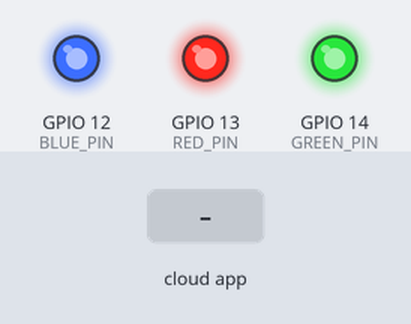
Bench run of a program on a simulated ESP8266 (NodeMCU). Parts: output pins drawn as LEDs (lit = HIGH). Inputs (shaded band) come from the test bench. WiFi joins after 1.5 s; servers stay silent unless stated; the Firebase database answers and starts empty; what the program prints to the serial monitor is not drawn.

Above: at 2.7 s.
2.8 s: the phone or cloud app sets led to red
At 3.5 s:
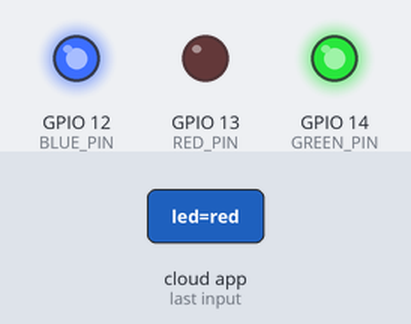
4.3 s: the phone or cloud app sets led to green
At 4.8 s:
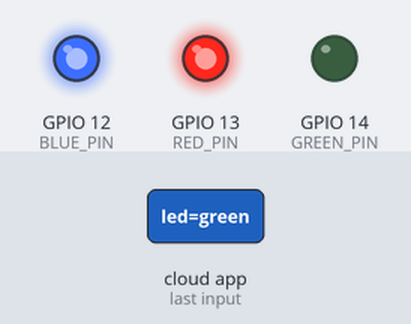
5.8 s: the phone or cloud app sets led to blue
At 7.2 s:
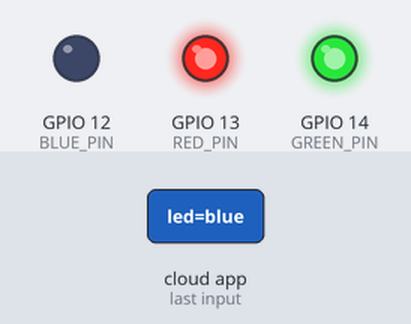
Timing chart, 0 to 8.8 s (numbered marks = the images above; inputs shaded):
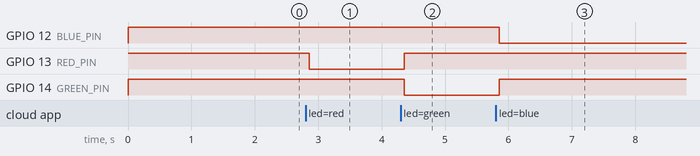

Measured:
- after the input at 2.8 s, GPIO 13 (RED_PIN): HIGH → LOW after 0.05 s
- after the input at 4.3 s, GPIO 13 (RED_PIN): LOW → HIGH after 0.06 s; GPIO 14 (GREEN_PIN): HIGH → LOW after 0.06 s
- after the input at 5.8 s, GPIO 12 (BLUE_PIN): HIGH → LOW after 0.06 s; GPIO 14 (GREEN_PIN): LOW → HIGH after 0.06 s

The program:

main.cpp
```cpp
#include <Arduino.h>
#include <ESP8266WiFi.h>
#include <ESP8266HTTPClient.h>
#include <ESP8266WebServer.h>
#include <FirebaseArduino.h>

// WiFi configs
#define WIFI_SSID "SSID"
#define WIFI_PASSWORD "PASSWORD"
// Firebase configs
// Change "example" to the ID of the project
// If you link to the admin panel looking like this
// https://console.firebase.google.com/project/myfirebaseproject-b6c78/overview
// then FIREBASE_HOST will look like this
// "myfirebaseproject-b6c78.firebaseio.com"
#define FIREBASE_HOST "example.firebaseio.com"

#define RED_PIN 13
#define GREEN_PIN 14
#define BLUE_PIN 12

String prevLedVal;

void ledOn(byte pin){
  digitalWrite(pin, LOW);
}

void ledOff(byte pin){
  digitalWrite(pin, HIGH);
}

void ledsOff(){
  ledOff(RED_PIN);
  ledOff(GREEN_PIN);
  ledOff(BLUE_PIN);
  Serial.println("All leds OFF");
}

void redLedOn(){
  ledOn(RED_PIN);
  Serial.println("Red led ON");
}

void greenLedOn(){
  ledOn(GREEN_PIN);
  Serial.println("Green led ON");
}

void blueLedOn(){
  ledOn(BLUE_PIN);
  Serial.println("Blue led ON");
}

void setup(){
  // Starting serial port
  Serial.begin(115200);
  // Init pin
  pinMode(RED_PIN, OUTPUT);
  pinMode(GREEN_PIN, OUTPUT);
  pinMode(BLUE_PIN, OUTPUT);
  ledsOff();
  // Connecting to the WiFi
  WiFi.begin(WIFI_SSID, WIFI_PASSWORD);
  Serial.print("Connecting");
  while (WiFi.status() != WL_CONNECTED) {
    // Printing single dot to the console and waiting
    // while status will changed to the WL_CONNECTED
    Serial.print(".");
    delay(500);
  }
  // Printing local IP address
  Serial.println();
  Serial.print("Connected: ");
  Serial.println(WiFi.localIP());
  // Connecting to the Firebase
  Firebase.begin(FIREBASE_HOST);
}

void loop(){
  String val = Firebase.getString("led");
  // Check if operation succeed
  if (Firebase.failed()) {
      Serial.println("Getting data failed");
      delay(2000);
      return;
  }
  if(val != prevLedVal){
    Serial.print("New value: ");
    Serial.println(val);
    ledsOff();
    if(val == "red"){
      redLedOn();
    }else if(val == "green"){
      greenLedOn();
    }else if(val == "blue"){
      blueLedOn();
    }
    prevLedVal = val;
  }
}
```
